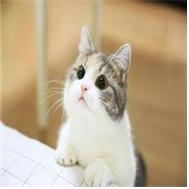
//> input picture C++ example/ImageManipulator/ImageManipulator/cat1.jpg, 189 x 189 px
$ ./ImageManipulator   (built with g++ and OpenCV 4)
//> lines starting //> are read from the running program, lines starting //| are printed output that depends on the picture
#include <opencv2/core/core.hpp>
#include <opencv2/imgcodecs.hpp>
#include <opencv2/highgui/highgui_c.h>
#include <opencv2/highgui/highgui.hpp>

#include <iostream>
#include <string>

using namespace cv;
using namespace std;

int main(int argc, char** argv)
{
	// 영상 읽기 project
	Mat image;

	// imread 함수 사용법 : imread(const String& filename, int flags = IMREAD_COLOR);
	image = imread("cat1.jpg", IMREAD_COLOR); // Read the file
//> image is the input picture: 189 rows x 189 cols, CV_8UC3; mean B, G, R 143.3, 172.9, 191.7

	if (image.empty())                      // Check for invalid input
	{
		cout << "Could not open or find the image" << endl;
		return -1;
	}

	// namedWindow 함수 사용법 : namedWindow(const String& winname, int flags = WINDOW_AUTOSIZE);
	namedWindow("Display window", WINDOW_AUTOSIZE); // Create a window for display.
	// WINDOW_AUTOSIZE : 사용자가 창 크기를 바꿀 수 없다.
	// WINDOW_NORMAL : 사용자가 창 크기를 바꿀 수 있다.

	// imshow 함수 사용법 : imshow(const String& winname, InputArray mat);
	imshow("Display window", image);                // Show our image inside it.

	waitKey(0); // Wait for a keystroke in the window


	// color image pixel access
	Mat src1;
	src1 = imread("cat1.jpg", IMREAD_COLOR);

	// 3 channel image with BGR color (type 8UC3)
	// the values can be stored in "int" or in "uchar". Here int is used.
	Vec3b intensity2 = src1.at<Vec3b>(10, 15);	// color image type : Vec3b, 이떄 10=y, 15=x
//> intensity2 = [112, 167, 194]
	int blue = intensity2.val[0];
//> blue = 112
	int green = intensity2.val[1];
//> green = 167
	int red = intensity2.val[2];		// 순서가 B -> G -> R 순서로 되어 있다.
//> red = 194
	cout << "Intensity = " << endl << " " << blue << " " << green << " " << red << endl << endl;
//| Intensity =
//|  112 167 194

	// Modify the pixels of the BGR image
	for (int i = 100; i < src1.rows; i++)
	{
		for (int j = 100; j < src1.cols; j++)
		{
			src1.at<Vec3b>(i, j)[0] = 0;			// blue
			src1.at<Vec3b>(i, j)[1] = 200;			// green
			src1.at<Vec3b>(i, j)[2] = 0;			// red
		}
	}
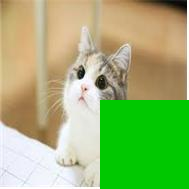
//> src1: 189 rows x 189 cols, CV_8UC3; mean B, G, R 114.2, 182.2, 152.8

}
